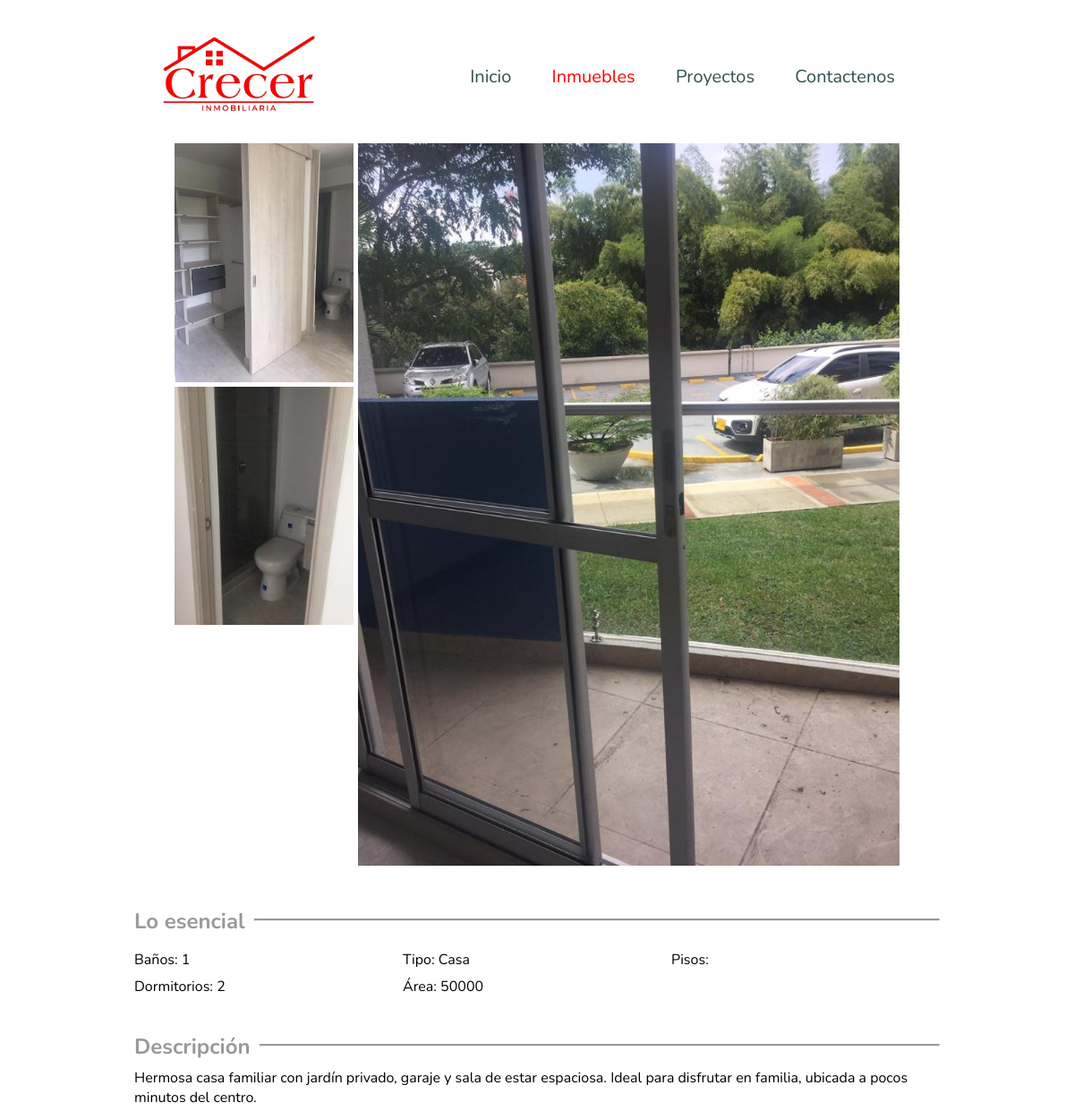
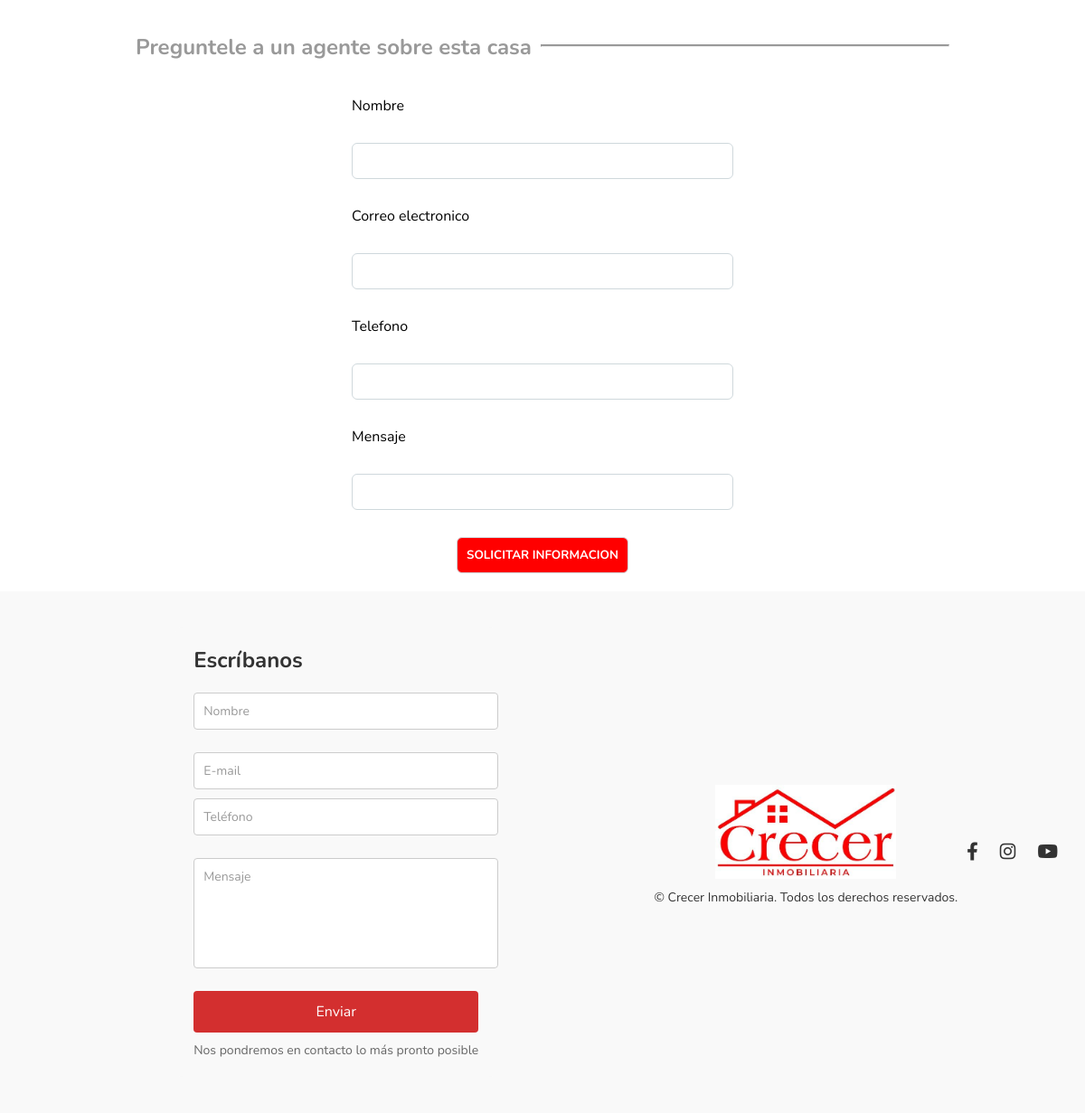
Page /4/publicacion on the committed database (2 pictures, top to bottom).
### Registo_Inicio/models.py (models this page shows, shortened)
class PublicacionInmobiliaria(models.Model):
    titulo = models.CharField(max_length=100)
    fecha = models.DateField(default="2005/08/09")
    precio = models.IntegerField(default=0)
    descripcion = models.TextField(default=0)
    imagenPrincipal = models.ImageField(upload_to='static/images/', default=None)
    tipoInmueble = models.CharField(default=TipoInmueble.casa, choices=TipoInmueble.choices, max_length = 50)
    numeroCamas = models.IntegerField(default=0)
    numeroBaños = models.IntegerField(default=0)
    tamaño = models.IntegerField(default=0)
    numeroDormitorios = models.IntegerField(default=0)
    ciudad = models.CharField(max_length=30, default='No tiene')

class ImagenPublicacion(models.Model):
    publicacionInmobiliaria = models.ForeignKey(PublicacionInmobiliaria, on_delete=models.CASCADE)
    imagen = models.ImageField(upload_to='static/images/')

### paginaPrincipal/views.py (the view)
# urls.py: path('<int:idPublicacion>/publicacion', views.publicacion, name = 'publicacion'),
def publicacion(request, idPublicacion):
    try:
        publicacion = PublicacionInmobiliaria.objects.get(id = idPublicacion)
        imagenes = publicacion.imagenpublicacion_set.all()
        return render(request,'publicacion.html', {
            'publicacion': publicacion,
            'imagenes': imagenes
        })
    except PublicacionInmobiliaria.DoesNotExist:
        return HttpResponse("La publicacion no existe")

### paginaPrincipal/templates/publicacion.html (shortened to what this page needs)
{% load static %}
{% load humanize %}
<!DOCTYPE html>
<html >
<head>
    <link rel="stylesheet" href="{% static 'stylepublicacion.css' %}">
    <link rel="stylesheet" href="https://cdnjs.cloudflare.com/ajax/libs/font-awesome/6.0.0-beta3/css/all.min.css">
</head>
<body>
    <header class="Header">
        <div class="logo">
            <a href="index.html"><img src="../../static/imagenesWeb/WhatsApp-Image-2020-01-23-at-11.13.23.jpeg" alt="Logo de la navbar"></a>
        </div>
        <nav>
            <ul class="nav_links">
                <li><a href="{% url 'paginaPrincipal' %}">Inicio</a></li>
                <li><a href="{% url 'inmuebles' %}" id="Inmuebles">Inmuebles</a></li>
                <li><a href="{% url 'vistaPrincipalProyectos' %}">Proyectos</a></li>
                <li><a href="{% url 'contactenos' %}">Contactenos</a></li>
            </ul>
        </nav>
    </header>
    <article class="Articulo">
      <section class="Section-imagen">
        <div class="Contenedor__imagen contenedor--imagenPrincipal">
          <img src="{{publicacion.imagenPrincipal.url}}" class="Section__imagen imagen--principal" alt="">
        </div>
        <div class="Contenedor__imagen contenedor--imagenesSecundarias">
          {% for imagen in imagenes %}
            <img src="{{imagen.imagen.url}}" class="Section__imagen imagen--segundaria" alt="">
          {% endfor %}
        </div>
      </section>
      <section class="Section__loesencial">
        <div class="title-container">
          <h2 class="title">Lo esencial</h2>
          <hr class="title-line">
        </div>
        <div class="container__text">
          <p class="Section__texto">Baños: {{publicacion.numeroBaños}}</p>
        </div>
        <div class="container__text">
          <p class="Section__texto">Tipo: {{publicacion.tipoInmueble}}</p>
        </div>
        <div class="container__text">
          <p class="Section__texto">Pisos: {{publicacion.numeroPisos}}</p>
        </div>
        <div class="container__text">
          <p class="Section__texto">Dormitorios: {{publicacion.numeroDormitorios}}</p>
        </div>
        <div class="container__text">
          <p class="Section__texto">Área: {{publicacion.tamaño}}</p>
        </div>
      </section>
      <section class="Section__description">
        <div class="title-container">
          <h2 class="title">Descripción</h2>
          <hr class="title-line">
        </div>
        <p class="Section__parrafo">{{publicacion.descripcion}}</p>
      </section>
      <section class="Section__consultar">
        <div class="title-container">
          <h2 class="title">Preguntele a un agente sobre esta casa</h2>
          <hr class="title-line">
        </div>
    </section>
    <form class="Section__formulario" action="" method="POST">
      <label for="">Nombre</label>
      <input type="text" name="Nombre">
      <label for="">Correo electronico</label>
      <input type="text">
      <label for="">Telefono</label>
      <input type="text">
      <label for="">Mensaje</label>
      <input type="text">
      <input type="submit" value="SOLICITAR INFORMACION" class="Especial">
    </article>
<footer>
    <div class="contact-container">
        <div class="contact-form">
            <h2>Escríbanos</h2>
            <form>
              <div class="form-group">
                <input type="text" placeholder="Nombre" required>
              </div>
              <div class="form-group">
                <input type="email" placeholder="E-mail" required>
                <input type="tel" placeholder="Teléfono" required>
              </div>
              <div class="form-group">
                <textarea placeholder="Mensaje" required></textarea>
              </div>
              <button type="submit" class="btn-submit">Enviar</button>
            </form>
            <p>Nos pondremos en contacto lo más pronto posible</p>
          </div>
        <div class="footer-container">
          <img src="../../static/imagenesWeb/WhatsApp-Image-2020-01-23-at-11.13.23.jpeg" alt="logo_footer">
          <p>© Crecer Inmobiliaria. Todos los derechos reservados.</p>
        </div>
        <div class="footer-social">
          <a href="#"><i class="fab fa-facebook-f" id="facebook"></i></a>
          <a href="#"><i class="fab fa-instagram" id="instagram"></i></a>
          <a href="#"><i class="fab fa-youtube" id="youtube"></i></a>
        </div>
    </div>
</footer>
</body>
</html>

### paginaPrincipal/static/stylepublicacion.css (style rules this page uses)
html { font-family: "Nunito" sans-serif; }
* { font-family: "Nunito", sans-serif; margin: 0; padding: 0; }
header { background-color: white; display: flex; justify-content: space-between; align-items: center; height: 60px; padding: 50px 15%; font-size: 20px; }
.Header .logo { margin-bottom: 40px; cursor: pointer; padding: 50px 0 0 0; }
header .logo img { height: 90px; width: auto; transition: all 0.3s; }
.nav_links { margin-bottom: 40px; list-style: none; padding: 50px 0 0 0; }
.Header .nav_links li { display: inline-block; padding: 0 20px; transition: all 0.4s; }
a { font-size: 700; color:darkslategrey; text-decoration: none; transition: all 0.2s ease; }
#Inmuebles { color: red; }
footer { background-color: #f9f9f9; padding: 20px 0; text-align: center; color: #333; }
.footer-container { margin-bottom: 10px; }
.footer-container p { margin: 5px 0; font-size: 14px; }
.footer-social a { margin: 0 10px; color: #333; font-size: 20px; }
#facebook { transition: all 0.5s ease; }
#instagram { transition: all 0.5s ease; }
#youtube { transition: all 0.5s ease; }
.footer-container img { margin: 0 auto; width: 200px; }
.contact-container { display: flex; justify-content: space-between; align-items:center; max-width: 1200px; margin: 0 auto; padding: 20px; }
.contact-form { margin: 0 auto; max-width: 500px; padding: 20px; background-color: #f9f9f9; border-radius: 8px; font-family: "Nunito", sans-serif; }
.contact-form h2 { font-size: 24px; color: #333; margin-bottom: 20px; text-align: left; }
.contact-form .form-group { display: flex; flex-direction: column; margin-bottom: 15px; }
.contact-form .form-group input, .contact-form .form-group textarea { width: 100%; padding: 10px; border: 1px solid #ccc; border-radius: 4px; font-size: 14px; margin-bottom: 10px; }
.contact-form .form-group input::placeholder, .contact-form .form-group textarea::placeholder { color: #999; }
.contact-form .form-group textarea { resize: none; height: 100px; }
.contact-form button.btn-submit { width: 100%; padding: 12px; background-color: #d32f2f; border: none; color: #fff; font-size: 16px; border-radius: 4px; cursor: pointer; transition: background-color 0.3s; }
.contact-form p { margin-top: 10px; font-size: 14px; color: #666; text-align: center; }
.Articulo { max-width: 900px; margin: auto; display: flex; flex-direction: column; justify-content: center; gap: 30px 0; }
.Articulo h2 { color: #999; margin-top: 10px; margin-bottom: 8px; border: none; }
.Section__loesencial { display: flex; flex-direction: row; justify-content: start; flex-wrap: wrap; max-width: 900px; gap: 8px 0; }
.container__text { min-width: 300px; max-width: 350px; }
.title-container { width: 100%; overflow: hidden; white-space: nowrap; display: flex; flex-wrap: wrap; align-items: center; }
.title { margin: 0; padding-right: 10px; font-size: 1.5em; flex-shrink: 0; white-space: nowrap; }
.title-line { flex-grow: 1; border-top: 2px solid #999; margin: 0; }
.Section__consultar h2 { position: relative; }
.Section__formulario { display: flex; flex-direction: column; margin: auto; flex-wrap: wrap; gap: 30px 0; max-width: 100%; margin-bottom: 20px; }
.Section__formulario > input { flex-grow: 1; flex-basis: 0; min-width: 400px; padding: 10px; border: 1px solid #cfd8dc; border-radius: 6px; }
.Section__formulario > .Especial { flex-grow: 1; flex-basis: 0; min-width: 100px; }
.Section__formulario input[type='submit'] { color: white; background-color: red; font-weight: bolder; margin: auto; }
.Section-imagen { display: flex; flex-direction: row-reverse; flex-wrap: wrap; max-width: 90%; margin: auto; gap: 5px 5px; }
.contenedor--imagenPrincipal { flex-grow: 1; flex-basis: 0; max-width: 100%; }
.contenedor--imagenPrincipal img { max-width: 100%; }
.contenedor--imagenesSecundarias { display: flex; flex-direction: column; max-width: 50%; gap: 5px 0; }
.contenedor--imagenesSecundarias img { flex-basis: 0; max-width: 200px; }

### rows in the picture
PublicacionInmobiliaria: imagenPrincipal (picture), numeroBaños "1", tipoInmueble "Casa", numeroDormitorios "2", tamaño "50000", descripcion "Hermosa casa familiar con jardín privado, garaje y sala de estar espaciosa. Ideal para disfrutar en familia, ubicada a pocos minutos del centro."
ImagenPublicacion: imagen (picture)
ImagenPublicacion: imagen (picture)
